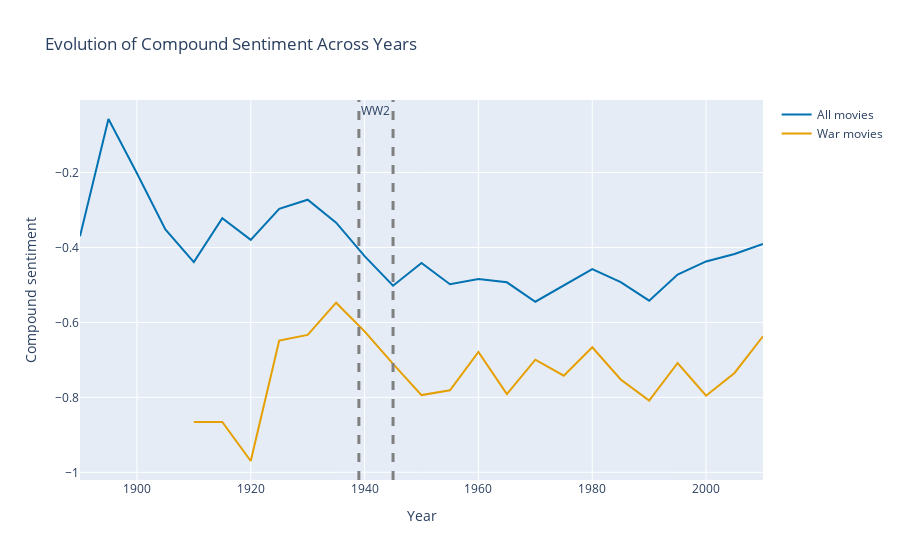

Notebook source saved alongside this figure:
### Markdown cell above
The p value is a lot smaller than 0.05, we can reject the null hypothesis that the compound sentiment value is the same

### Code cell
all_movies_cleaned = all_movies_cleaned.dropna(subset=['Movie release date'])
all_movies_genre_war = all_movies_genre_war.dropna(subset=['Movie release date'])

# Group the movies by year and calculate the mean frequency for each category
category_freq_by_year_all = all_movies_cleaned.groupby('Movie release date')[['sentiment']].mean()
category_freq_by_year_war = all_movies_genre_war.groupby('Movie release date')[['sentiment']].mean()

# Group the movies by 5 years and calculate the mean frequency for each category
all_movies_cleaned['Movie release date'] = all_movies_cleaned['Movie release date'].astype(int)
all_movies_cleaned['Decade'] = all_movies_cleaned['Movie release date'].apply(lambda x: x- (x % 5))
category_freq_by_decade_all = all_movies_cleaned.groupby('Decade')[['sentiment']].mean()

all_movies_genre_war['Movie release date'] = all_movies_genre_war['Movie release date'].astype(int)
all_movies_genre_war['Decade'] = all_movies_genre_war['Movie release date'].apply(lambda x: x- (x % 5))
category_freq_by_decade_war = all_movies_genre_war.groupby('Decade')[['sentiment']].mean()

# same with plotly
import plotly.graph_objects as go
import plotly.express as px

fig = go.Figure()
fig.add_trace(go.Scatter(x=category_freq_by_decade_all.index, y=category_freq_by_decade_all['sentiment'], name='All movies',  marker_color='rgb(0, 114, 178)'))
fig.add_trace(go.Scatter(x=category_freq_by_decade_war.index, y=category_freq_by_decade_war['sentiment'], name='War movies',  marker_color='rgb(230, 159, 0)'))
fig.add_vline(x=1939, line_width=3, line_dash="dash", line_color="gray", annotation_text="WW2")
fig.add_vline(x=1945, line_width=3, line_dash="dash", line_color="gray")
fig.update_layout(title='Evolution of Compound Sentiment Across Years', xaxis_title='Year', yaxis_title='Compound sentiment')
fig.show()

### Figure 1 — Plotly figure (JSON) as saved in the notebook; plotly's stock layout.template omitted (floating-point values rounded to 4 significant figures)
{"data": [{"marker": {"color": "rgb(0, 114, 178)"}, "name": "All movies", "type": "scatter", "x": [1890, 1895, 1900, 1905, 1910, 1915, 1920, 1925, 1930, 1935, 1940, 1945, 1950, 1955, 1960, 1965, 1970, 1975, 1980, 1985, 1990, 1995, 2000, 2005, 2010], "y": [-0.3701, -0.05704, -0.2019, -0.3518, -0.4391, -0.3215, -0.3797, -0.297, -0.2725, -0.3337, -0.4232, -0.502, -0.4414, -0.498, -0.4839, -0.4929, -0.5447, -0.5008, -0.4578, -0.4926, -0.5419, -0.4721, -0.4373, -0.4173, -0.3904]}, {"marker": {"color": "rgb(230, 159, 0)"}, "name": "War movies", "type": "scatter", "x": [1910, 1915, 1920, 1925, 1930, 1935, 1940, 1945, 1950, 1955, 1960, 1965, 1970, 1975, 1980, 1985, 1990, 1995, 2000, 2005, 2010], "y": [-0.8658, -0.8657, -0.9698, -0.6486, -0.6332, -0.5473, -0.6238, -0.7107, -0.7938, -0.781, -0.679, -0.7911, -0.6996, -0.7421, -0.6664, -0.7524, -0.8086, -0.7083, -0.7954, -0.7348, -0.6369]}], "layout": {"annotations": [{"showarrow": false, "text": "WW2", "x": 1939, "xanchor": "left", "xref": "x", "y": 1, "yanchor": "top", "yref": "y domain"}], "shapes": [{"line": {"color": "gray", "dash": "dash", "width": 3}, "type": "line", "x0": 1939, "x1": 1939, "xref": "x", "y0": 0, "y1": 1, "yref": "y domain"}, {"line": {"color": "gray", "dash": "dash", "width": 3}, "type": "line", "x0": 1945, "x1": 1945, "xref": "x", "y0": 0, "y1": 1, "yref": "y domain"}], "title": {"text": "Evolution of Compound Sentiment Across Years"}, "xaxis": {"title": {"text": "Year"}}, "yaxis": {"title": {"text": "Compound sentiment"}}}}
